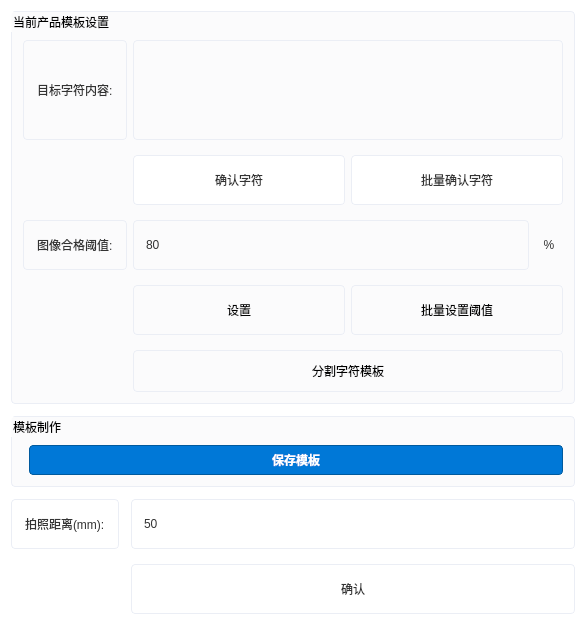
             <widget class="QWidget" name="scrollAreaWidgetContents">
              <property name="geometry">
               <rect>
                <x>0</x>
                <y>0</y>
                <width>586</width>
                <height>613</height>
               </rect>
              </property>
              <property name="styleSheet">
               <string notr="true">background:white;</string>
              </property>
              <layout class="QGridLayout" name="gridLayout">
               <item row="0" column="0">
                <layout class="QVBoxLayout" name="tab1Frame2Layout">
                 <property name="spacing">
                  <number>12</number>
                 </property>
                 <property name="leftMargin">
                  <number>0</number>
                 </property>
                 <property name="topMargin">
                  <number>0</number>
                 </property>
                 <property name="rightMargin">
                  <number>0</number>
                 </property>
                 <property name="bottomMargin">
                  <number>0</number>
                 </property>
                 <item>
                  <widget class="QGroupBox" name="tab1_frame2">
                   <property name="styleSheet">
                    <string notr="true">background: #fbfbfc; border: 1px solid #ebeef5; border-radius: 4px; padding: 5px;</string>
                   </property>
                   <property name="title">
                    <string>当前产品模板设置</string>
                   </property>
                   <layout class="QGridLayout">
                    <property name="verticalSpacing">
                     <number>15</number>
                    </property>
                    <item row="5" column="1" colspan="2">
                     <widget class="QPushButton" name="manualCharacterCropButton">
                      <property name="minimumSize">
                       <size>
                        <width>0</width>
                        <height>42</height>
                       </size>
                      </property>
                      <property name="text">
                       <string>分割字符模板</string>
                      </property>
                     </widget>
                    </item>
                    <item row="2" column="1" colspan="2">
                     <layout class="QHBoxLayout" name="textConfirmButtonLayout">
                      <property name="spacing">
                       <number>6</number>
                      </property>
                      <property name="leftMargin">
                       <number>0</number>
                      </property>
                      <property name="topMargin">
                       <number>0</number>
                      </property>
                      <property name="rightMargin">
                       <number>0</number>
                      </property>
                      <property name="bottomMargin">
                       <number>0</number>
                      </property>
                      <item>
                       <widget class="QPushButton" name="textsure_btn">
                        <property name="minimumSize">
                         <size>
                          <width>0</width>
                          <height>50</height>
                         </size>
                        </property>
                        <property name="styleSheet">
                         <string notr="true">QPushButton {
background-color: #ffffff;
border: 1px solid #ebeef5;
border-radius: 4px;
color: #333333;
padding: 5px 10px;
}
QPushButton:hover {
background-color: #f2f6fc;
}
QPushButton:pressed {
background-color: #ebeef5;
}</string>
                        </property>
                        <property name="text">
                         <string>确认字符</string>
                        </property>
                       </widget>
                      </item>
                      <item>
                       <widget class="QPushButton" name="batchTextsure_btn">
                        <property name="minimumSize">
                         <size>
                          <width>0</width>
                          <height>50</height>
                         </size>
                        </property>
                        <property name="styleSheet">
                         <string notr="true">QPushButton {
background-color: #ffffff;
border: 1px solid #ebeef5;
border-radius: 4px;
color: #333333;
padding: 5px 10px;
}
QPushButton:hover {
background-color: #f2f6fc;
}
QPushButton:pressed {
background-color: #ebeef5;
}</string>
                        </property>
                        <property name="text">
                         <string>批量确认字符</string>
                        </property>
                       </widget>
                      </item>
                     </layout>
                    </item>
                    <item row="1" column="0">
                     <widget class="QLabel" name="label">
                      <property name="styleSheet">
                       <string notr="true">background-color: transparent;
border: 1px solid #ebeef5;
border-radius: 4px;
color: #333333;
padding: 5px 10px;</string>
                      </property>
                      <property name="text">
                       <string>目标字符内容:</string>
                      </property>
                     </widget>
                    </item>
                    <item row="1" column="1" colspan="2">
                     <widget class="QTextEdit" name="dateEdit">
                      <property name="sizePolicy">
                       <sizepolicy hsizetype="Expanding" vsizetype="Expanding">
                        <horstretch>0</horstretch>
                        <verstretch>100</verstretch>
                       </sizepolicy>
                      </property>
                      <property name="minimumSize">
                       <size>
                        <width>0</width>
                        <height>100</height>
                       </size>
                      </property>
                      <property name="maximumSize">
                       <size>
                        <width>16777215</width>
                        <height>100</height>
                       </size>
                      </property>
                      <property name="styleSheet">
                       <string notr="true">QTextEdit {
font: 16pt &quot;黑体&quot;;
background-color: transparent;
border: 1px solid #ebeef5;
border-radius: 4px;
color: #333333;
padding: 5px 10px;
}
QTextEdit:disabled {
color: #a8abb2;
}</string>
                      </property>
                     </widget>
                    </item>
                    <item row="3" column="0">
                     <widget class="QLabel" name="label_4">
                      <property name="styleSheet">
                       <string notr="true">background-color: transparent;
border: 1px solid #ebeef5;
border-radius: 4px;
color: #333333;
padding: 5px 10px;</string>
                      </property>
                      <property name="text">
                       <string>图像合格阈值:</string>
                      </property>
                     </widget>
                    </item>
                    <item row="3" column="1">
                     <widget class="QLineEdit" name="lineEdit_yuzhi">
                      <property name="minimumSize">
                       <size>
                        <width>0</width>
                        <height>50</height>
                       </size>
                      </property>
                      <property name="styleSheet">
                       <string notr="true">QLineEdit {
background-color: transparent;
border: 1px solid #ebeef5;
border-radius: 4px;
color: #333333;
padding: 5px 10px;
}
QLineEdit:disabled {
color: #a8abb2;
}</string>
                      </property>
                      <property name="text">
                       <string>80</string>
                      </property>
                     </widget>
                    </item>
                    <item row="3" column="2">
                     <widget class="QLabel" name="label_imageThresholdUnit">
                      <property name="minimumSize">
                       <size>
                        <width>28</width>
                        <height>50</height>
                       </size>
                      </property>
                      <property name="maximumSize">
                       <size>
                        <width>40</width>
                        <height>16777215</height>
                       </size>
                      </property>
                      <property name="styleSheet">
                       <string notr="true">background-color: transparent;
border: none;
color: #333333;
font: 14pt &quot;黑体&quot;;
padding: 0px;</string>
                      </property>
                      <property name="text">
                       <string>%</string>
                      </property>
                      <property name="alignment">
                       <set>Qt::AlignCenter</set>
                      </property>
                     </widget>
                    </item>
                    <item row="4" column="1" colspan="2">
                     <layout class="QHBoxLayout" name="imageThresholdButtonLayout">
                      <property name="spacing">
                       <number>6</number>
                      </property>
                      <property name="leftMargin">
                       <number>0</number>
                      </property>
                      <property name="topMargin">
                       <number>0</number>
                      </property>
                      <property name="rightMargin">
                       <number>0</number>
                      </property>
                      <property name="bottomMargin">
                       <number>0</number>
                      </property>
                      <item>
                       <widget class="QPushButton" name="pushButton_3">
                        <property name="sizePolicy">
                         <sizepolicy hsizetype="Expanding" vsizetype="Fixed">
                          <horstretch>0</horstretch>
                          <verstretch>0</verstretch>
                         </sizepolicy>
                        </property>
                        <property name="minimumSize">
                         <size>
                          <width>0</width>
                          <height>50</height>
                         </size>
                        </property>
                        <property name="text">
                         <string>设置</string>
                        </property>
                       </widget>
                      </item>
                      <item>
                       <widget class="QPushButton" name="batchImageThresholdButton">
                        <property name="sizePolicy">
                         <sizepolicy hsizetype="Expanding" vsizetype="Fixed">
                          <horstretch>0</horstretch>
                          <verstretch>0</verstretch>
                         </sizepolicy>
                        </property>
                        <property name="minimumSize">
                         <size>
                          <width>0</width>
                          <height>50</height>
                         </size>
                        </property>
                        <property name="text">
                         <string>批量设置阈值</string>
                        </property>
                       </widget>
                      </item>
                     </layout>
                    </item>
                   </layout>
                  </widget>
                 </item>
                 <item>
                  <widget class="QGroupBox" name="templateMakeFrame">
                   <property name="styleSheet">
                    <string notr="true">background: #fbfbfc; border: 1px solid #ebeef5; border-radius: 4px; padding: 5px;</string>
                   </property>
                   <property name="title">
                    <string>模板制作</string>
                   </property>
                   <layout class="QFormLayout" name="templateMakeFormLayout">
                    <item row="0" column="1">
                     <widget class="QPushButton" name="pushButton_5">
                      <property name="minimumSize">
                       <size>
                        <width>0</width>
                        <height>0</height>
                       </size>
                      </property>
                      <property name="font">
                       <font>
                        <pointsize>9</pointsize>
                        <weight>75</weight>
                        <bold>true</bold>
                       </font>
                      </property>
                      <property name="styleSheet">
                       <string notr="true">QPushButton {
    background-color: #0078D7; /* 醒目的蓝色 */
    color: white;              /* 白色文字 */
    border-radius: 4px;        /* 圆角边缘 */
    border: 1px solid #005A9E;
}
QPushButton:hover {
    background-color: #1084D0; /* 鼠标悬停时稍微变亮 */
}
QPushButton:pressed {
    background-color: #005A9E; /* 按下时变暗 */
}</string>
                      </property>
                      <property name="text">
                       <string>保存模板</string>
                      </property>
                     </widget>
                    </item>
                   </layout>
                  </widget>
                 </item>
                 <item>
                  <layout class="QGridLayout" name="cameraDistanceLayout">
                   <property name="verticalSpacing">
                    <number>15</number>
                   </property>
                   <item row="0" column="0">
                    <widget class="QLabel" name="label_8">
                     <property name="styleSheet">
                      <string notr="true">background-color: #ffffff;
border: 1px solid #ebeef5;
border-radius: 4px;
color: #333333;
padding: 5px 10px;</string>
                     </property>
                     <property name="text">
                      <string>拍照距离(mm):</string>
                     </property>
                    </widget>
                   </item>
                   <item row="0" column="1">
                    <widget class="QLineEdit" name="lineEdit_6">
                     <property name="minimumSize">
                      <size>
                       <width>0</width>
                       <height>50</height>
                      </size>
                     </property>
                     <property name="styleSheet">
                      <string notr="true">background-color: #ffffff;
border: 1px solid #ebeef5;
border-radius: 4px;
color: #333333;
padding: 5px 10px;</string>
                     </property>
                     <property name="text">
                      <string>50</string>
                     </property>
                    </widget>
                   </item>
                   <item row="1" column="1">
                    <widget class="QPushButton" name="WriteVDpushButton">
                     <property name="minimumSize">
                      <size>
                       <width>0</width>
                       <height>50</height>
                      </size>
                     </property>
                     <property name="styleSheet">
                      <string notr="true">QPushButton {
background-color: #ffffff;
border: 1px solid #ebeef5;
border-radius: 4px;
color: #333333;
padding: 5px 10px;
}
QPushButton:hover {
background-color: #f2f6fc;
}
QPushButton:pressed {
background-color: #ebeef5;
}</string>
                     </property>
                     <property name="text">
                      <string>确认</string>
                     </property>
                    </widget>
                   </item>
                  </layout>
                 </item>
                 <item>
                  <spacer name="tab1Frame2BottomSpacer">
                   <property name="orientation">
                    <enum>Qt::Vertical</enum>
                   </property>
                   <property name="sizeHint" stdset="0">
                    <size>
                     <width>20</width>
                     <height>40</height>
                    </size>
                   </property>
                  </spacer>
                 </item>
                </layout>
               </item>
              </layout>
             </widget>
